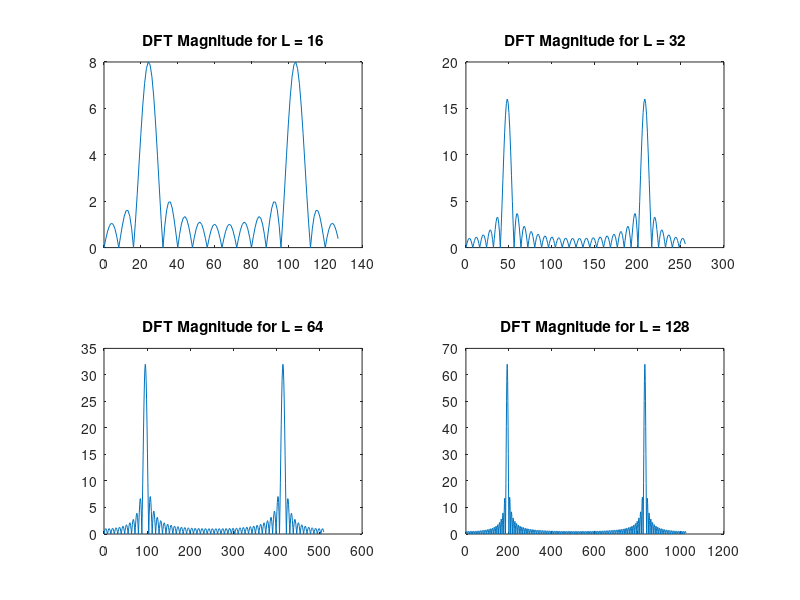

Write the MATLAB code that produced this figure.
f_o = 12 ;
f_s = 64;
L_arr = [16,32,64,128];
figure;
for i = 1:length(L_arr)
    L = L_arr(i);
    n = 0:L-1;
    p_n = cos(2*pi*f_o*n/f_s);
    w_n = ones(1,L);
    x_n = p_n.*w_n;
    N = 8*L;
    X_k = fft(x_n, N);
    subplot(2,2,i);
    plot(0:N-1,abs(X_k));
    title(['DFT Magnitude for L = ', num2str(L)]);
end    